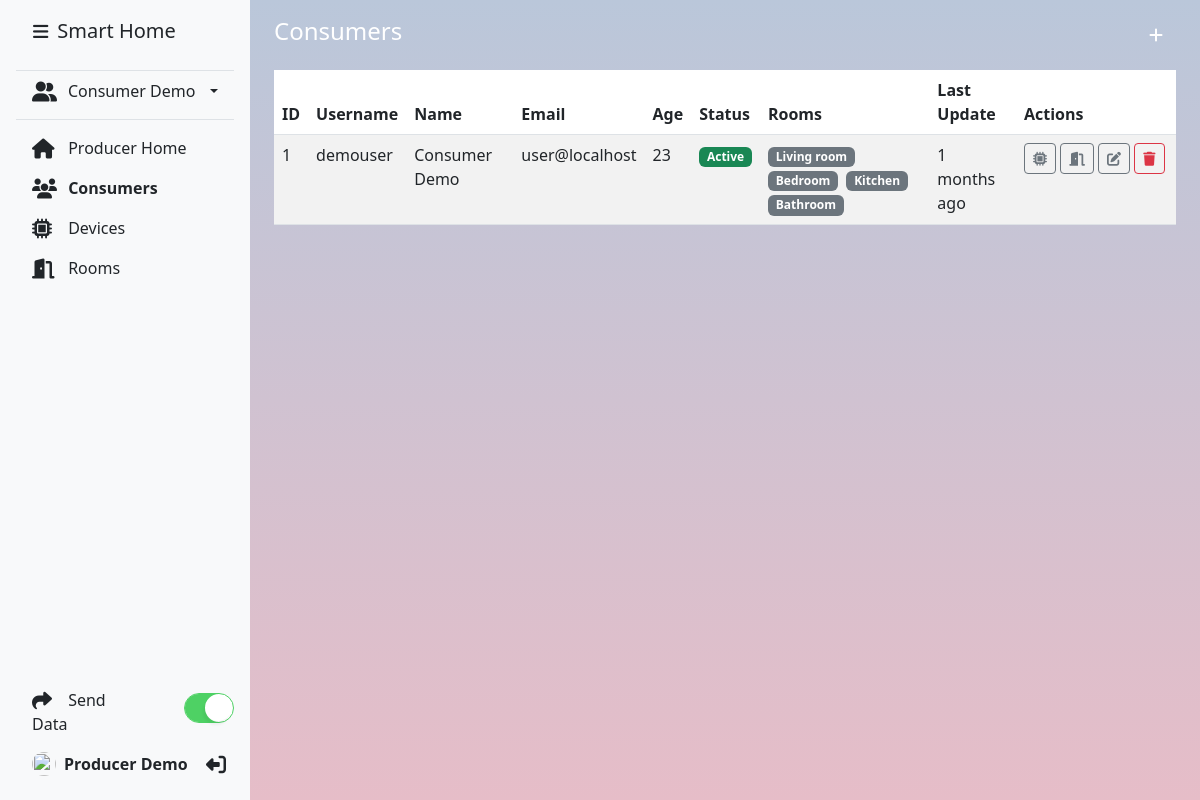
The app's page /producer_consumers.php (signed in) with its own data.
### tables this page shows
CREATE TABLE consumers (
    id INT NOT NULL AUTO_INCREMENT,
    username VARCHAR(255) NOT NULL,
    password VARCHAR(255) NOT NULL,
    name VARCHAR(255) NOT NULL,
    email VARCHAR(255) NOT NULL,
    birth_date DATE NULL DEFAULT NULL,
    settings TEXT NOT NULL DEFAULT '{}',
    deleted_at DATETIME NULL DEFAULT NULL,
    disabled_at DATETIME NULL DEFAULT NULL,
    reason VARCHAR(255) NULL DEFAULT NULL,
    PRIMARY KEY (id)
);

CREATE TABLE rooms (
    id INT NOT NULL AUTO_INCREMENT,
    name VARCHAR(255) NOT NULL,
    user_id INT NOT NULL,
    data text NOT NULL DEFAULT '{}',
    PRIMARY KEY (id)
);

CREATE TABLE logs (
    id INT NOT NULL AUTO_INCREMENT,
    user_id INT NOT NULL,
    user_type VARCHAR(255) NOT NULL DEFAULT 'consumers',
    device_id INT DEFAULT NULL,
    config_id INT DEFAULT NULL,
    action INT NOT NULL,
    created_at TIMESTAMP DEFAULT CURRENT_TIMESTAMP,
    PRIMARY KEY (id)
);

### dbconfig.php (called while the page is built, shortened)
<?php
$name = 'Smart Home';
function diffForHumans($date) {
    $diff = MYSQL_TIME - strtotime($date);
    if ($diff < 60) {
        return $diff . ' seconds ago';
    } else if ($diff < 3600) {
        return round($diff / 60) . ' minutes ago';
    } else if ($diff < 86400) {
        return round($diff / 3600) . ' hours ago';
    } else if ($diff < 604800) {
        return round($diff / 86400) . ' days ago';
    } else if ($diff < 2592000) {
        return round($diff / 604800) . ' weeks ago';
    } else if ($diff < 31536000) {
        return round($diff / 2592000) . ' months ago';
    } else {
        return round($diff / 31536000) . ' years ago';
    }
}

### producer_consumers.php (the view, shortened to what this page needs)
<?php
require_once 'dbconfig.php';
$user_id = intval($_SESSION['user']);
$stmt = $db->prepare("SELECT * FROM rooms WHERE user_id = ?");
$stmt->execute([$user_id]);
$rooms = $stmt->fetchAll(PDO::FETCH_ASSOC);
$page = 'consumers';
?>
<!DOCTYPE html>
<html lang="en">
<head>
    <link href="https://cdn.jsdelivr.net/npm/bootstrap@5.3.0/dist/css/bootstrap.min.css" rel="stylesheet"
>
    <link rel="stylesheet" href="https://cdnjs.cloudflare.com/ajax/libs/font-awesome/6.4.0/css/all.min.css"
 />
    <link href="css/app.css" rel="stylesheet">
</head>
<body>
<body <?php if(isset($_COOKIE['sidebar-toggle']) && $_COOKIE['sidebar-toggle'] == '1') { echo ' class="sidebar-toggle"'; } ?>>
    <main class="d-flex flex-nowrap">
        <?php include 'components/producerSidebar.php';?>
        <div class="d-flex flex-fill p-3 px-md-4 px-sm-2 w-100">
            <div class="dashboard w-100">
                <div class="d-flex justify-content-between align-items-center mb-3">
                    <h4 class="text-white">Consumers</h4>
                    <button type="button" class="text-white btn" data-bs-toggle="modal" data-bs-target="#addConsumerModal">
                        <i class="fas fa-plus"></i>
                    </button>
                </div>
                <div class="table-responsive">
                    <table class="table table-striped table-hover">
                        <thead>
                            <tr>
                                <th scope="col">ID</th>
                                <th scope="col">Username</th>
                                <th scope="col">Name</th>
                                <th scope="col">Email</th>
                                <th scope="col">Age</th>
                                <th scope="col">Status</th>
                                <th scope="col" class="d-none d-sm-table-cell">Rooms</th>
                                <th scope="col">Last Update</th>
                                <th scope="col">Actions</th>
                            </tr>
                        </thead>
                        <tbody>
                            <?php
                            $stmt = $db->prepare("SELECT * FROM consumers");
                            $stmt->execute();
                            $consumers = $stmt->fetchAll(PDO::FETCH_ASSOC);
                            foreach($consumers as $consumer) {
                                $stmt = $db->prepare("SELECT * FROM logs WHERE user_id = ? ORDER BY id DESC LIMIT 1");
                                $stmt->execute([$consumer['id']]);
                                $update = $stmt->fetch(PDO::FETCH_ASSOC);
                                $stmt = $db->prepare("SELECT * FROM rooms WHERE user_id = ?");
                                $stmt->execute([$consumer['id']]);
                                $rooms = $stmt->fetchAll(PDO::FETCH_ASSOC);
                                ?>
                                <tr>
                                    <td><?php echo $consumer['id']; ?></td>
                                    <td><?php echo $consumer['username']; ?></td>
                                    <td><?php echo $consumer['name']; ?></td>
                                    <td><?php echo $consumer['email']; ?></td>
                                    <td>
                                        <?php
                                        if ($consumer['birth_date'] != null) {
                                            try {
                                                $birth_date = new DateTime($consumer['birth_date']);
                                            } catch (Exception $e) {
                                                $birth_date = null;
                                            }
                                            $now = new DateTime();
                                            if ($birth_date != null && $now > $birth_date) {
                                                $interval = $now->diff($birth_date);
                                                echo '<span data-bs-toggle="tooltip" data-bs-placement="top" title="' . date('d/m/Y', strtotime($consumer['birth_date'])) . '">' . $interval->format('%y') . '</span>';
                                            } else {
                                                echo '-';
                                            }
                                        } else {
                                            echo '-';
                                        }
                                        ?>
                                    </td>
                                    <td>
                                        <?php if($consumer['deleted_at'] != null) { ?>
                                        <span class="badge bg-danger">Deleted</span>
                                        <?php } else if($consumer['disabled_at'] != null) { ?>
                                        <span class="badge bg-warning" data-bs-toggle="tooltip" data-bs-placement="top" title="<?php echo htmlentities(strip_tags($consumer['reason'])); ?>">Disabled</span>
                                        <?php } else { ?>
                                        <span class="badge bg-success">Active</span>
                                        <?php } ?>
                                    </td>
                                    <td class="d-none d-sm-table-cell">
                                        <?php foreach($rooms as $room) { ?>
                                        <a href="producer_devices.php?user=<?php echo $consumer['id']; ?>&room=<?php echo $room['id']; ?>" class="badge bg-secondary me-1 text-decoration-none"><?php echo $room['name']; ?></a>
                                        <?php } ?>
                                    </td>
                                    <td><?php echo ($update) ? diffForHumans($update['created_at']) : '-'; ?></td>
                                    <td style="min-width: 160px;">
                                        <a href="producer_devices.php?user=<?php echo $consumer['id']; ?>" class="btn btn-sm btn-outline-secondary" data-bs-toggle="tooltip" data-bs-placement="top" title="Devices">
                                            <i class="fas fa-microchip"></i>
                                        </a>
                                        <a href="producer_rooms.php?user=<?php echo $consumer['id']; ?>" class="btn btn-sm btn-outline-secondary" data-bs-toggle="tooltip" data-bs-placement="top" title="Rooms">
                                            <i class="fas fa-door-open"></i>
                                        </a>
                                        <a href="#editConsumerModal" class="btn btn-sm btn-outline-secondary edit-consumer" data-id="<?php echo $consumer['id']; ?>" data-bs-toggle="tooltip" data-bs-placement="top" title="Edit">
                                            <i class="fas fa-edit"></i>
                                        </a>
                                        <a href="?delete=<?php echo $consumer['id']; ?>" class="btn btn-sm btn-outline-danger btn-delete" data-bs-toggle="tooltip" data-bs-placement="top" title="Delete<?php if($consumer['deleted_at'] != null) { ?> Permanently<?php } ?>">
                                            <i class="fas fa-trash"></i>
                                        </a>
                                    </td>
                                </tr>
                                <?php
                            }
                            ?>
                        </tbody>
                    </table>
                </div>
            </div>
        </div>
    </main>
</body>
</html>

### components/producerSidebar.php (shortened to what this page needs)
<?php
$user_id = intval($_SESSION['user']);
if(!isset($room_ids)) {
    $stmt = $db->prepare("SELECT * FROM rooms WHERE user_id = ?");
    $stmt->execute([$user_id]);
    $rooms = $stmt->fetchAll(PDO::FETCH_ASSOC);
    $room_ids = [];
    foreach($rooms as $room) {
        $room['data'] = json_decode($room['data'], true);
        $room_ids[$room['id']] = [
            'temperature' => $room['data']['temperature'] ?? rand(18, 35),
            'humidity' => $room['data']['humidity'] ?? rand(30, 80),
        ];
    }
    $room_ids = json_encode($room_ids);
}
$stmt = $db->prepare("SELECT * FROM consumers WHERE deleted_at IS NULL");
$stmt->execute();
$get_consumers = $stmt->fetchAll(PDO::FETCH_ASSOC);
$consumers = [];
foreach($get_consumers as $consumer) {
    $consumers[$consumer['id']] = $consumer;
}
?>
<div class="d-flex flex-column flex-shrink-0 p-3 text-bg-light sidebar">
    <div class="d-flex align-items-center mb-3 mb-md-0 px-md-3">
        <button class="btn btn-sm p-0 m-0" id="sidebarToggle" type="button">
        </button>
        <a href="producer.php" class="fs-5 text-dark text-decoration-none ms-2"><?php echo $name; ?></a>
    </div>
    <nav class="d-flex flex-column flex-fill">
        <br>
        <ul class="nav nav-pills flex-column mb-auto">
            <li class="nav-item dropdown border-top border-bottom mb-2 pb-2">
                <a href="#" class="nav-link text-dark d-flex justify-content-betsween align-items-center dropdown-toggle" id="dropdownMenuButton1" data-bs-toggle="dropdown" aria-expanded="false">
                    <i class="fas fa-user-friends fa-lg me-2"></i>
                    <span class="text-truncate me-auto ms-1"><?php echo ($user_id && isset($consumers[$user_id]['name'])) ? $consumers[$user_id]['name'] : 'Select Consumer'; ?></span>
                </a>
            </li>
            <li class="nav-item">
                <a href="producer.php" class="nav-link text-dark<?php echo $page == 'myhome' ? ' fw-bold' : ''; ?>">
                    <i class="fas fa-home fa-lg me-2"></i>
                    <span>Producer Home</span>
                </a>
            </li>
            <li class="nav-item">
                <a href="producer_consumers.php" class="nav-link text-dark<?php echo $page == 'consumers' ? ' fw-bold' : ''; ?>">
                    <i class="fas fa-users fa-lg me-2"></i>
                    <span>Consumers</span>
                </a>
            </li>
            <li class="nav-item">
                <a href="producer_devices.php" class="nav-link text-dark<?php echo $page == 'devices' ? ' fw-bold' : ''; ?>">
                    <i class="fas fa-microchip fa-lg me-2"></i>
                    <span>Devices</span>
                </a>
            </li>
            <li class="nav-item">
                <a href="producer_rooms.php" class="nav-link text-dark<?php echo $page == 'rooms' ? ' fw-bold' : ''; ?>">
                    <i class="fas fa-door-open fa-lg me-2"></i>
                    <span>Rooms</span>
                </a>
            </li>
        </ul>
        <div class="dropdown">
            <ul class="nav nav-pills flex-column mb-auto">
                <li class="nav-item d-flex align-items-center">
                    <a href="#" class="nav-link text-dark send-data-btn" data-id="<?php echo $user_id; ?>" data-rooms="<?php echo htmlentities($room_ids); ?>">
                        <i class="fas fa-share fa-lg me-2"></i>
                        <span>Send Data</span>
                    </a>
                    <span class="sensor-toggler fs-5"><input type="checkbox" class="apple-switch ms-4" <?php echo (isset($_COOKIE['sensor-disabled']) && $_COOKIE['sensor-disabled'] == '1') ? '' : 'checked'; ?>></span>
                </li>
                <li class="nav-item d-flex align-items-center">
                    <a href="#" class="nav-link d-flex align-items-center text-dark text-decoration-none">
                        <img src="https://avatars.githubusercontent.com/u/128895754?v=4" alt="" width="24"
                            height="24" class="rounded-circle me-2">
                        <strong><?php echo $_SESSION['name']; ?></strong>
                    </a>
                    <a href="?logout=true" class="text-dark ms-auto me-2">
                        <i class="fas fa-sign-out-alt fa-lg fa-flip-horizontal"></i>
                    </a>
                </li>
            </ul>
        </div>
    </nav>
</div>

### css/app.css (style rules this page uses)
body { min-height: 100vh; background: #b1bccf; }
html { min-height: 100vh; }
main { padding-left: 250px; min-height: 100vh; max-width: 100%; background: #b1bccf; background: linear-gradient(#bac7da, #e6bdc8); overflow-x: hidden; }
.btn { cursor: pointer; }
input.apple-switch { position: relative; appearance: none; outline: none; width: 50px; height: 30px; background-color: #fff; border: 1px solid #D9DADC; border-radius: 50px; box-shadow: inset -20px 0 0 0 #fff; cursor: pointer; }
input.apple-switch:after { content: ""; position: absolute; top: 1px; left: 1px; background: transparent; width: 26px; height: 26px; border-radius: 50%; box-shadow: 2px 4px 6px rgba(0, 0, 0, 0.2); }
input.apple-switch:checked { box-shadow: inset 20px 0 0 0 #4ed164; border-color: #4ed164; }
input.apple-switch:checked:after { left: 20px; box-shadow: -2px 4px 3px rgba(0, 0, 0, 0.05); }
.dropdown-toggle { outline: 0; }
.sidebar { width: 250px; position: fixed; left: 0; top: 0; bottom: 0; z-index: 1000; }
.sidebar .nav-item .nav-link i { width: 24px; }

### records on screen
consumers: name "Consumer Demo", id "1", username "demouser", email "user@localhost", birth_date "23", shows "Active", logs.created_at "1 months ago"
rooms: name "Living room"
rooms: name "Bedroom"
rooms: name "Kitchen"
rooms: name "Bathroom"

### other values on screen
$name "Smart Home"
$_SESSION['name'] "Producer Demo"
